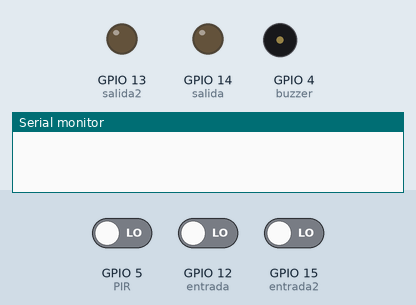
Simulated run of this sketch. Board: ESP8266 (NodeMCU). On the bench: output pins drawn as LEDs (lit = HIGH), buzzer (waves = sounding, pin HIGH), the last lines printed to the serial monitor. Inputs (shaded band) come from the test bench; at power-on: GPIO 12 (entrada) LOW, GPIO 5 (PIR) LOW, GPIO 15 (entrada2) LOW. WiFi joins after 1.5 s; servers stay silent unless stated.

Above: at 3.0 s.
3.1 s: GPIO 12 (entrada) driven HIGH
At 3.9 s:
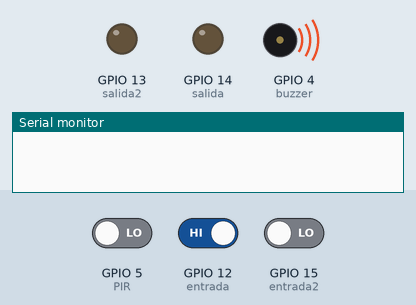
4.6 s: GPIO 5 (PIR) driven HIGH
6.5 s: GPIO 12 (entrada) driven LOW
At 7.8 s:
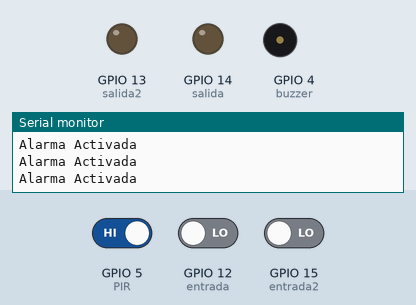
8.1 s: GPIO 15 (entrada2) driven HIGH
At 9.2 s:
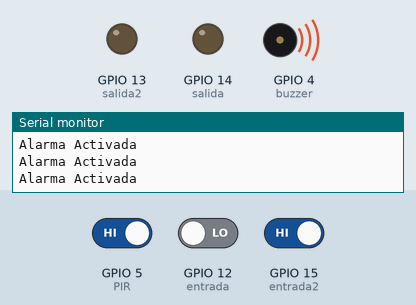
Timing chart, 0 to 10.7 s (numbered marks = the images above; inputs shaded):
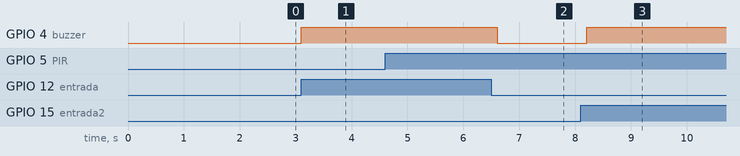

Measured:
- after the input at 3.1 s, GPIO 4 (buzzer): LOW → HIGH at once
- after the input at 6.5 s, GPIO 4 (buzzer): HIGH → LOW after 0.10 s
- after the input at 8.1 s, GPIO 4 (buzzer): LOW → HIGH after 0.11 s

The sketch:

alarma.ino
```cpp
#define BLYNK_PRINT Serial
#include <ESP8266WiFi.h>
#include <BlynkSimpleEsp8266.h>

//Su authtoken generado por la aplicacion Blynk
char auth[] = "mm4tCtkiWlEXHwcRNrNr2lLTlJStpoKk";

//Datos para la conexion de Red Wifi.
char ssid[] = "DENNYS_QUINTO";
char pass[] = "70192771";

const int buzzer = 4;
const int PIR = 5;
const int salida = 14;
const int entrada = 12;
const int salida2 = 13;
const int entrada2 = 15;

void setup()
{
  Serial.begin(9600);
  Blynk.begin(auth, ssid, pass);

  // Envia correo electrónico cuando el hardware se conecte al servidor de Blynk
  //Parametros por defecto "Correo electronico", "Asunto", "Mensaje a enviar"

  Blynk.email("dennys.el@hotmail.com","Subject", "My Blynk project is online.");
  pinMode(PIR, INPUT);// pin D1(GPIO5) como entrada
  pinMode(buzzer,OUTPUT);// pin D2(GPIO4) como Salida
  pinMode(salida, OUTPUT);
  pinMode(entrada, INPUT);
  pinMode(salida2, OUTPUT);
  pinMode(entrada2, INPUT);
}

void Alarma()
{
  // si la alarma se activa este envia un correo y espera 15 segundos.

  int Sensor = digitalRead(PIR); // variable para almacenar los estados del PIR
  int HAB = digitalRead(entrada);
  int HAB2 = digitalRead(entrada2);
  if (HAB == 1){ // forzar el sonido de buzer
    digitalWrite(buzzer, HIGH);
  }else{
    if (HAB2 == 1 && Sensor == 0){
      digitalWrite(buzzer, LOW);

    }
    if (HAB2 == 1 && Sensor == 1){ // encender el sensor y buzer
      digitalWrite(buzzer, HIGH);

    }
    if (HAB2 == 0){
      digitalWrite(buzzer, LOW);
    }
  }

  if (Sensor == 1) // si el sensor detecta movimiento
  {
    Serial.println("Alarma Activada"); //Imprime por el monitor serial
    Blynk.email("dennys.ortiz10@gmail.com", "Asunto:", "Alerta Ingeniero bailarin detectado");
    delay(200);
  }

}
void loop()
{
  Alarma();// llama a ejecutar la funcion
  Blynk.run();
}
```
